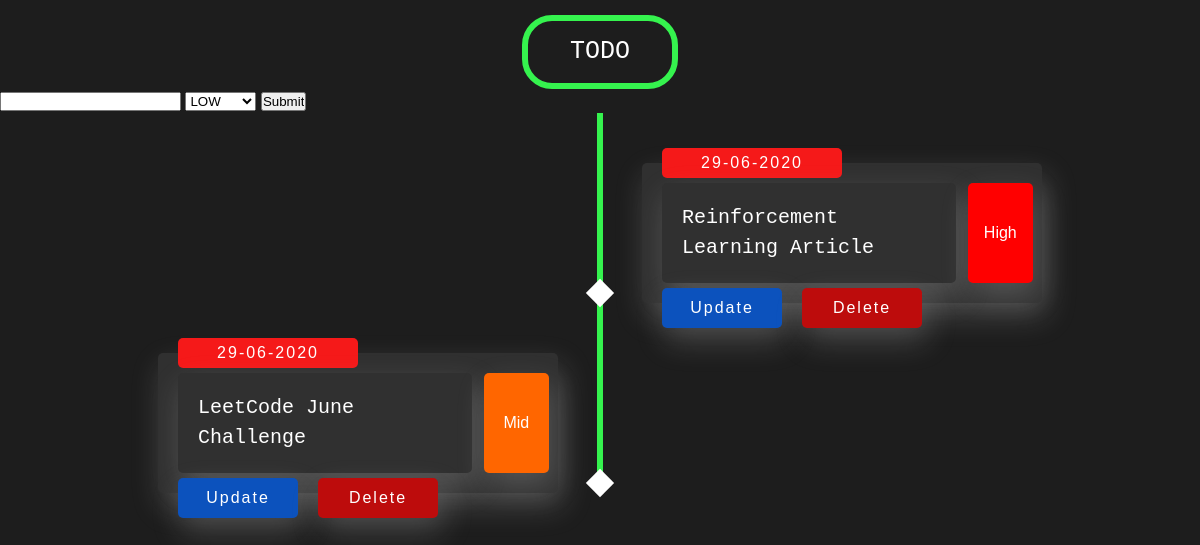
The app's page /, older data.
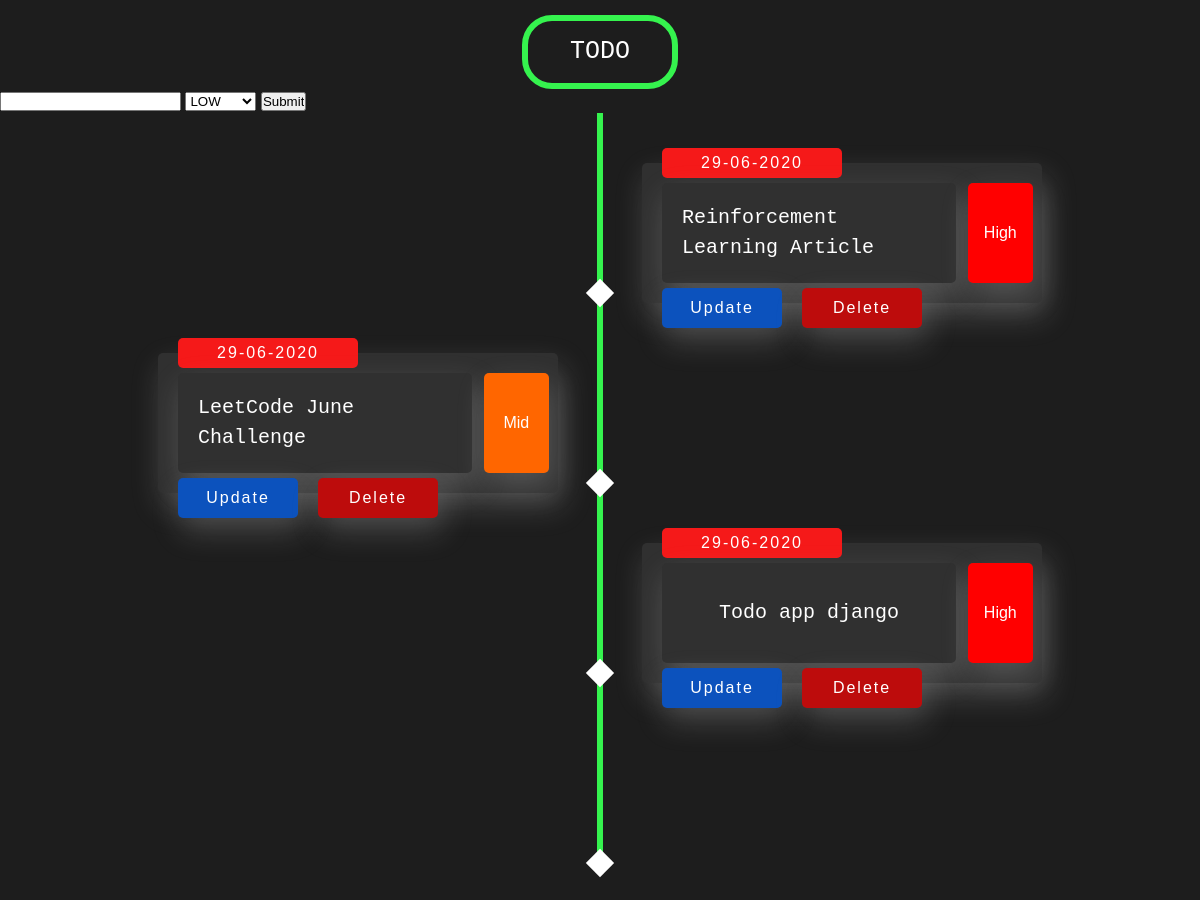
The same page, newer data.
### todo_app/models.py (models this page shows, shortened)
class Task(models.Model):
    title = models.CharField(max_length=500)
    complete = models.BooleanField(default=False)
    created = models.DateTimeField(auto_now_add=True)
    priority = models.CharField(max_length=7, choices=PRIORITY_CHOICES, default='Low')

### todo_app/views.py (the view)
# urls.py: path('', views.home, name='todo-home'), # Format-> route, function(like flask)
def home(request):
    tasks = Task.objects.all()
    form = TaskForm()
    if request.method == 'POST':
        form  = TaskForm(request.POST)
        if form.is_valid():
            form.save()
        return redirect('/')
    context = {'tasks':tasks,'form':form}
    return render(request, 'todo_app/home.html', context)

### todo_app/forms.py
class TaskForm(forms.ModelForm):
    class Meta:
        model = Task
        fields = '__all__'

### todo_app/templates/todo_app/home.html (shortened to what this page needs)
{% extends 'todo_app/base.html'%}
{%block content %}
<div class="form-stuffs">
  <form method="POST" action="/">
    {{form.title}}
    {{form.priority}}
    <input type="submit" name="Create Task">
  </form>
</div>
  <section class="timeline">
        <ul>
          {% for task in tasks%}
          <li>
            <div>
              <time>
               {{task.created|date:'d-m-Y'}}
              </time>
              <div class="discovery">
                <p>
                  {{task.title}}
                </p>
              </div>
              <div class="scientist {{ task.priority }}">
                {{ task.priority }}
              </div>
              <div class="update-task">
                <a href="{% url 'update' task.id %}">Update</a>
              </div>
              <div class="delete-task">
                <a href="{% url 'delete' task.id %}">Delete</a>
              </div>
            </div>
          </li>
          {% endfor %}
        </ul>
      </section>
{%endblock content %}

### todo_app/templates/todo_app/base.html (shortened to what this page needs)
{% load static %}
<!DOCTYPE html>
<html lang="en" >
<head>
  <link rel="stylesheet" href="{% static 'todo_app/style.css' %}">
</head>
<body>
    <nav>
        <ul>
          <li>ToDo</li>
        </ul>
</nav>
{% block content %}
{% endblock content %}
</body>
</html>

### todo_app/static/todo_app/style.css (style rules this page uses)
*, *::before, *::after { margin: 0; padding: 0; box-sizing: border-box; }
body { font: normal 16px/1.5 'Titillium Web', sans-serif; background: rgb(29, 29, 29); color: #3c3f64; overflow-x: hidden; padding-bottom: 50px; }
nav { font-family: monospace; position: relative; top: 15px; left: 50%; margin-bottom:15px; transform: translateX(-50%); display: inline-block; border: 6px solid rgb(53, 243, 78); border-radius: 30px; animation: slide-in 1s ease-out; }
nav ul { position: relative; display: flex; flex: 1 1 auto; margin: 0; padding: 0 30px; list-style-type: none; }
nav ul li { border: 2px solid transparent; font-size:25px; border-radius: 5px; padding: 10px; color: rgb(255, 255, 255); text-transform: uppercase; }
.timeline ul li { list-style-type: none; position: relative; width: 6px; margin: 0 auto; padding-top: 50px; background: rgb(53, 243, 78); }
.timeline ul li::after { content: ''; position: absolute; left: 50%; bottom: 0; transform: translateX(-50%) rotate(45deg); width: 20px; height: 20px; z-index: 2; background: #fff; }
.timeline ul li div { position: relative; bottom: 0; width: 400px; padding: 20px; color:white; background: rgb(48, 48, 48); box-shadow: 4px 13px 30px 1px rgba(216, 216, 216, 0.212); border-radius: 5px; display: flex; align-items: center; }
.timeline ul li div time { position: absolute; background: #f51919; width: 180px; height: 30px; top: -15px; border-radius: 5px; display: flex; justify-content: center; align-items: center; letter-spacing: 2px; }
.timeline ul li div div { height: 100px; display: flex; flex-direction: column; justify-content: center; align-items: center; }
.timeline ul li div .discovery { margin-right: 1px; font-size: 20px; font-family: monospace; }
.timeline ul li div .scientist { text-align: center; right:1%; left:3%; width: 65px; }
.High { background: rgb(255, 0, 0) !important; }
.Mid { background: rgb(255, 102, 0) !important; }
.timeline ul li:nth-of-type(odd) > div { left: 45px; }
.timeline ul li:nth-of-type(even) > div { left: -439px; }
.timeline ul li div { visibility: hidden; opacity: 0; transition: all 0.5s ease-in-out; }
.timeline ul li:nth-of-type(odd) div { transform: translate3d(100px, -10px, 0) rotate(10deg); }
.timeline ul li:nth-of-type(even) div { transform: translate3d(-100px, -10px, 0) rotate(10deg); }
.timeline ul li.in-view div { transform: none; visibility: visible; opacity: 1; }
.timeline ul li div .update-task { position: absolute; background: #0c52bd; width: 120px; height: 20px; top: 125px; border-radius: 5px; display: flex; justify-content: center; align-items: center; letter-spacing: 2px; }
.timeline ul li div .update-task a { text-decoration: none; color:white; }
.timeline ul li div .delete-task { position: absolute; background: #bd0c0c; width: 120px; height: 20px; right:120px; top: 125px; border-radius: 5px; display: flex; justify-content: center; align-items: center; letter-spacing: 2px; }
.timeline ul li div .delete-task a { text-decoration: none; color:white; }

Row changes from the older to the newer data that the page shows:
added Task: created "29-06-2020", title "Todo app django", priority "High"
